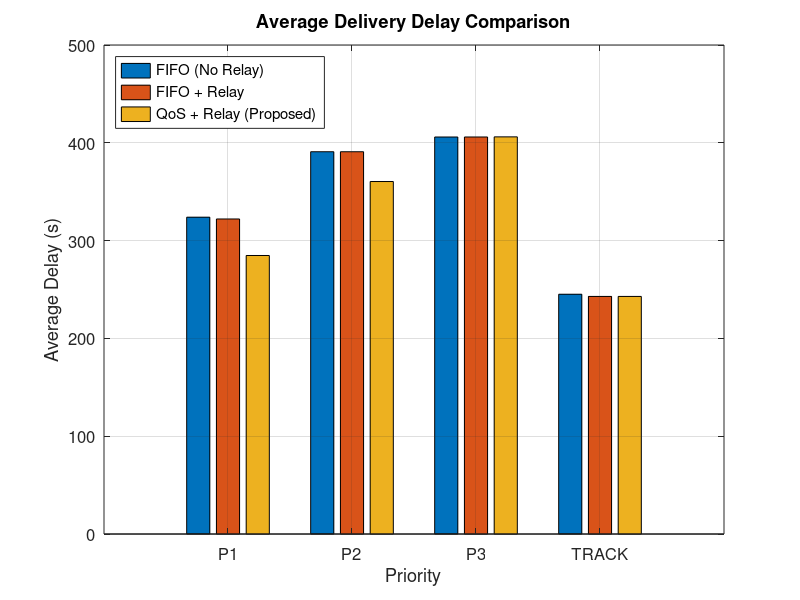

Here is the MATLAB script that generated this plot:
% Data
categories = {'P1','P2','P3','TRACK'};

baseline2 = [323.9394, 390.8753, 405.9263, 245.1562];
baseline3 = [322.1136, 390.8732, 405.9455, 242.9178];
proposed  = [284.7744, 360.4125, 406.0764, 242.9225];

% Combine data (transpose for grouped bar)
delay_data = [baseline2; baseline3; proposed]';

% Plot
figure;
bar(delay_data);

% Axis settings
set(gca, 'XTickLabel', categories, 'FontSize', 12);
xlabel('Priority');
ylabel('Average Delay (s)');

% Legend and title
legend('FIFO (No Relay)','FIFO + Relay','QoS + Relay (Proposed)', 'Location', 'northwest');
title('Average Delivery Delay Comparison');

% Grid
grid on;

% Optional: set figure size
set(gcf, 'Position', [100, 100, 800, 500]);

% Save figure (optional)
saveas(gcf, 'average_delay_comparison.png');
